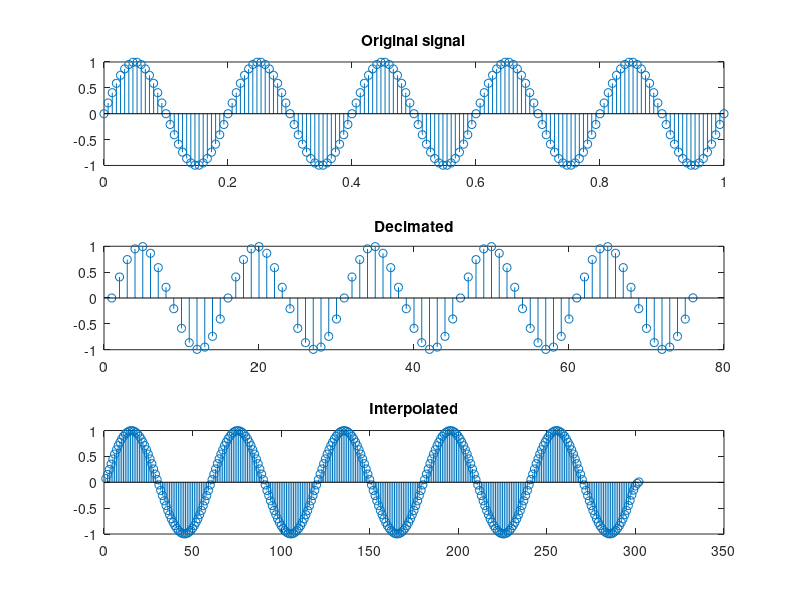

The MATLAB script that drew this image:
clc; clear all; close all;

fs = 300;
ts = 0:1/(fs*.5):1;

x1 = sin(10*pi*ts);
y = decimate(x1,2);
y1 = interp(x1,2);

subplot(3,1,1), stem(ts,x1);
title('Original signal');
subplot(3,1,2), stem(y);
title('Decimated');
subplot(3,1,3), stem(y1);
title('Interpolated');

saveas(1, 'interpp.png')